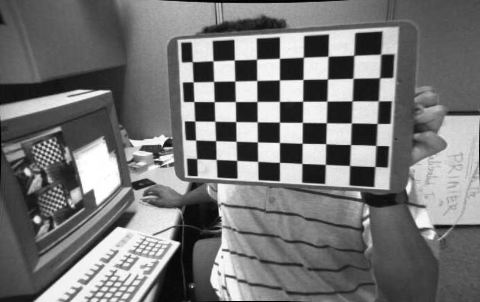
#> input picture calibresult-left.png, 480 x 302 px
$ python depth_to_cloud01.py
#> lines starting #> are read from the running program, lines starting #| are printed output that depends on the picture; after the words box and inside, x2 and y2 are one past the last pixel; in counts of white or black regions, pixels touching at a corner belong together
# -*- coding: utf-8 -*-
"""
 author: weihuan
 date: 2020/9/12  15:59
"""
from PIL import Image
import pandas as pd
import numpy as np
from open3d import read_point_cloud, draw_geometries
import time


class point_cloud_generator():

    def __init__(self, rgb_file, depth_file, pc_file, focal_length, scalingfactor):
#> called with rgb_file = 'calibresult-left.png', depth_file = 'depth.png', pc_file = 'pc1.ply', focal_length = 50, scalingfactor = 1000
        self.rgb_file = rgb_file
        self.depth_file = depth_file
        self.pc_file = pc_file
        self.focal_length = focal_length
        self.scalingfactor = scalingfactor
        self.rgb = Image.open(rgb_file)
#> self.rgb is the input picture: PIL image 480x302 RGB; min 0, max 255, mean 117.5
        self.depth = Image.open(depth_file).convert('I')
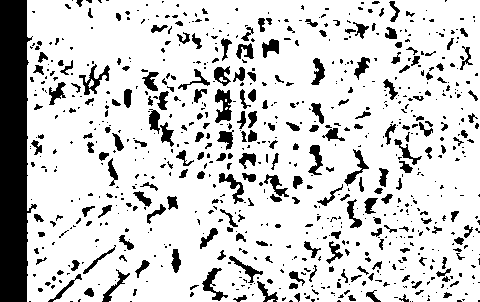
#> input picture depth.png, 480 x 302 px
#> self.depth: PIL image 480x302 I; values 240 (black) and 255 (white), 81.6% white; 776 black regions (550 under 20 px), largest, box (x1, y1, x2, y2) and area: (0, 0, 37, 302) 8238, (215, 89, 232, 123) 355, (79, 64, 110, 95) 316
        self.width = self.rgb.size[0]
#> self.width = 480
        self.height = self.rgb.size[1]
#> self.height = 302

    def calculate(self):
        t1=time.time()
        depth = np.asarray(self.depth).T
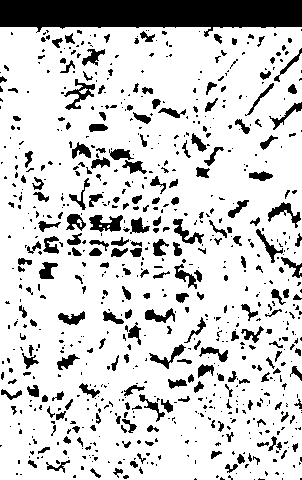
#> depth: shape (480, 302) int32; values 240 (black) and 255 (white), 81.6% white; 776 black regions (550 under 20 px), largest, box (x1, y1, x2, y2) and area: (0, 0, 302, 37) 8238, (89, 215, 123, 232) 355, (64, 79, 95, 110) 316
        self.Z = depth / self.scalingfactor
        X = np.zeros((self.width, self.height))
        Y = np.zeros((self.width, self.height))
        for i in range(self.width):
            X[i, :] = np.full(X.shape[1], i)
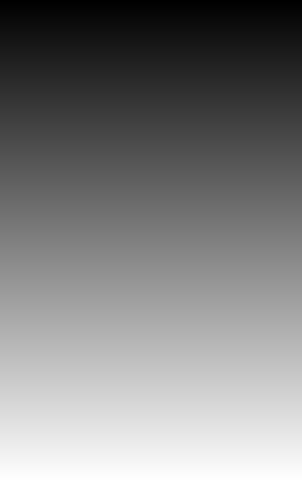
#> X: shape (480, 302) float64; min 0, max 479, mean 239.5; drawn with min black and max white

        self.X = ((X - self.width / 2) * self.Z) / self.focal_length
        for i in range(self.height):
            Y[:, i] = np.full(Y.shape[0], i)
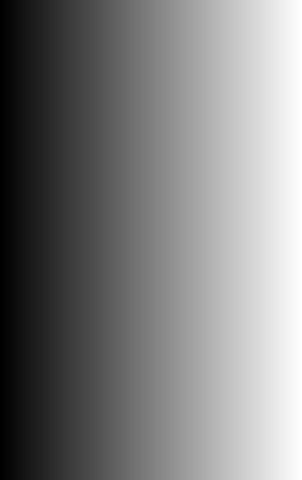
#> Y: shape (480, 302) float64; min 0, max 301, mean 150.5; drawn with min black and max white
        self.Y = ((Y - self.height / 2) * self.Z) / self.focal_length

        df=np.zeros((6,self.width*self.height))
        df[0] = self.X.T.reshape(-1)
        df[1] = -self.Y.T.reshape(-1)
        df[2] = -self.Z.T.reshape(-1)
        img = np.array(self.rgb)
        df[3] = img[:, :, 0:1].reshape(-1)
        df[4] = img[:, :, 1:2].reshape(-1)
        df[5] = img[:, :, 2:3].reshape(-1)
        self.df=df
        t2=time.time()
        print('calcualte 3d point cloud Done.',t2-t1)

    def write_ply(self):
        t1=time.time()
        float_formatter = lambda x: "%.4f" % x
        points =[]
        for i in self.df.T:
            points.append("{} {} {} {} {} {} 0\n".format
                          (float_formatter(i[0]), float_formatter(i[1]), float_formatter(i[2]),
                           int(i[3]), int(i[4]), int(i[5])))

        file = open(self.pc_file, "w")
        file.write('''ply
        format ascii 1.0
        element vertex %d
        property float x
        property float y
        property float z
        property uchar red
        property uchar green
        property uchar blue
        property uchar alpha
        end_header
        %s
        ''' % (len(points), "".join(points)))
        file.close()

        t2=time.time()
        print("Write into .ply file Done.",t2-t1)

    def show_point_cloud(self):
        pcd = read_point_cloud(self.pc_file)
        draw_geometries([pcd])

a = point_cloud_generator('calibresult-left.png', 'depth.png', 'pc1.ply',
                          focal_length=50, scalingfactor=1000)
a.calculate()
a.write_ply()
a.show_point_cloud()
df = a.df
np.save('pc.npy',df)
